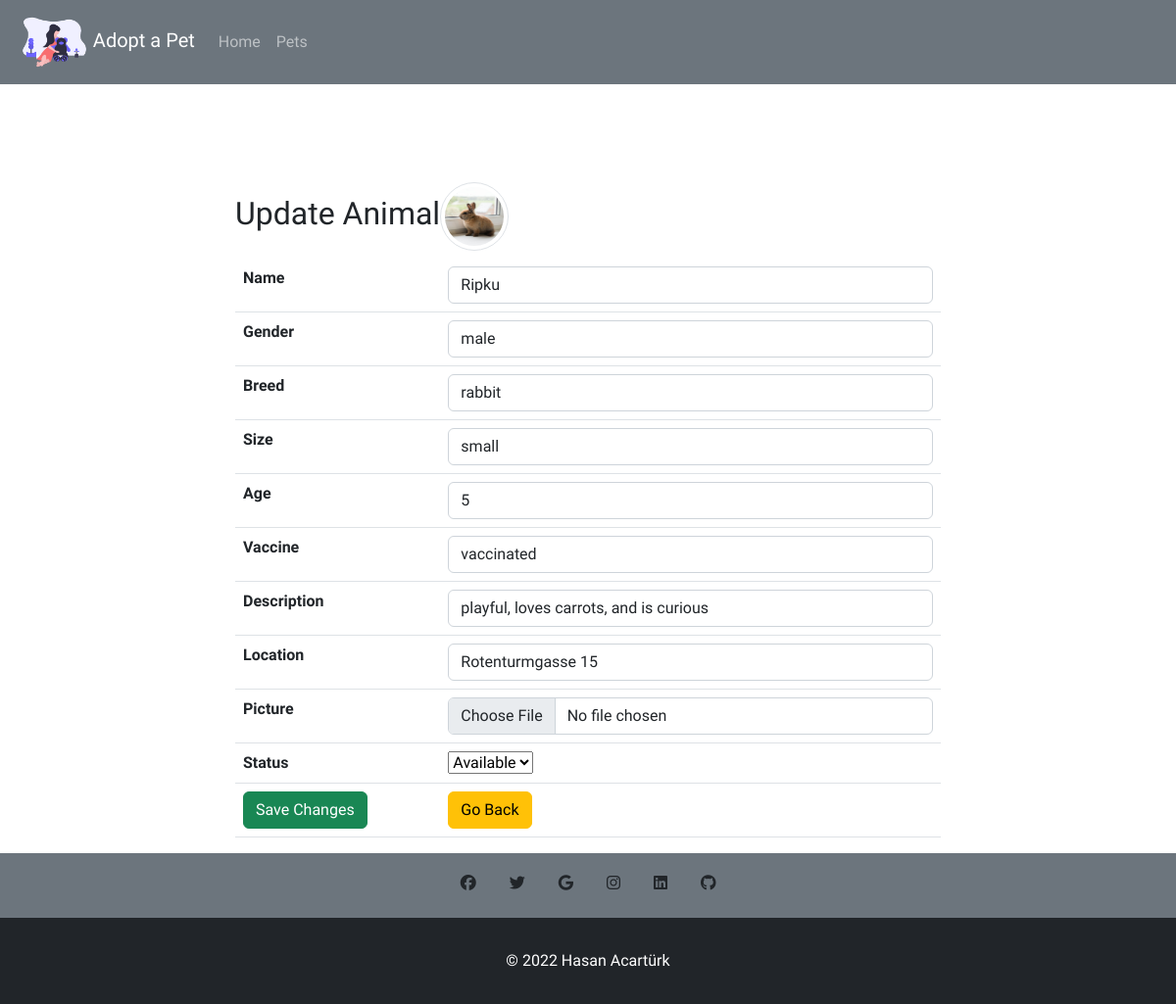
Screenshot of /animals/update.php?id=1 (signed in) with the database file from the repository.
### tables this page shows
CREATE TABLE `animals` (
  `id` int(11) NOT NULL,
  `name` varchar(90) NOT NULL,
  `gender` varchar(10) NOT NULL,
  `breed` varchar(70) NOT NULL,
  `size` varchar(15) NOT NULL,
  `age` tinyint(3) NOT NULL,
  `vaccine` enum('vaccinated','not vaccinated') DEFAULT 'vaccinated',
  `description` varchar(200) NOT NULL,
  `location` varchar(150) NOT NULL,
  `picture` varchar(255) NOT NULL,
  `status` enum('available','adopted') DEFAULT 'available'
);

### animals/update.php (the view, shortened to what this page needs)
<?php
require_once '../actions/file_upload.php';
if (isset($_GET['id'])) {
    $id = $_GET['id'];
    $sql = "SELECT * FROM animals WHERE id = {$id}";
    $result = mysqli_query($connect, $sql);
    if (mysqli_num_rows($result) == 1) {
        $data = mysqli_fetch_assoc($result);
        $name = $data["name"];
        $gender = $data["gender"];
        $breed = $data["breed"];
        $size = $data["size"];
        $age = $data["age"];
        $description = $data["description"];
        $location = $data["location"];
        $picture = $data["picture"];
    } else {
        header("location: error.php");
    }
} else {
    header("location: error.php");
}
?>
<!DOCTYPE html>
<html>
<head>
    <?php require_once "../components/bootstrap.php" ?>
    <?php require_once "../components/bootstrap_icons.php" ?>
    <?php require_once "../components/animate.php" ?>
    <link rel="stylesheet" href="../css/style.css">
</head>
<body>
    <?php require_once "../components/navbar.php" ?>
    <fieldset>
        <legend class='h2'>Update Animal<img class='img-thumbnail rounded-circle' src='../pictures/<?php echo $picture ?>' alt=""></legend>
        <form action="actions/a_update.php" method="post" enctype="multipart/form-data">
            <table class='table'>
                <tr>
                    <th>Name</th>
                    <td><input class='form-control' type="text" name="name" value="<?= $name ?>" placeholder="Name of Animal" /></td>
                </tr>
                <tr>
                    <th>Gender</th>
                    <td><input class='form-control' type="text" name="gender" value="<?= $gender ?>" placeholder="Gender" /></td>
                </tr>
                <tr>
                    <th>Breed</th>
                    <td><input class='form-control' type="text" name="breed" value="<?= $breed ?>" placeholder="Breed" /></td>
                </tr>
                <tr>
                    <th>Size</th>
                    <td> <select name="size" class="form-control" type="text" value="<?= $size ?>">
                            <option value="small">small</option>
                        </select>
                    </td>
                </tr>
                <tr>
                    <th>Age</th>
                    <td><input class='form-control' type="number" name="age" value="<?= $age ?>" /></td>
                </tr>
                <tr>
                    <th>Vaccine</th>
                    <td> <select name="vaccine" class="form-control" type="text">
                            <option value="vaccinated">vaccinated</option>
                        </select>
                    </td>
                </tr>
                <tr>
                    <th>Description</th>
                    <td><input class='form-control' type="text" name="description" value="<?= $description ?>" placeholder="Description" /></td>
                </tr>
                <tr>
                    <th>Location</th>
                    <td><input class='form-control' type="text" name="location" placeholder="Location" value="<?= $location ?>" /></td>
                </tr>
                <tr>
                    <th>Picture</th>
                    <td><input class='form-control' type="file" name="picture" /></td>
                </tr>
                <th>Status</th>
                <td> <select name="status">
                        <option value="available">Available</option>
                    </select>
                </td>
                <tr>
                    <td><button class="btn btn-success" type="submit">Save Changes</button></td>
                    <td><a href="index.php"><button class="btn btn-warning" type="button">Go Back</button></a></td>
                </tr>
            </table>
        </form>
    </fieldset>
    <?php require_once "../components/footer.php" ?>
</body>
</html>

### css/style.css (style rules this page uses)
* { font-family: "Courgette", cursive; list-style: none; text-decoration: none; }
a { text-decoration: none; list-style: none; }
.img-thumbnail { width: 70px !important; height: 70px !important; }
td { text-align: left; vertical-align: middle; }
tr { text-align: center; }
th { text-align: left; }
fieldset { margin: auto; margin-top: 100px; width: 60%; }

### rows the page displays
animals: picture (picture), name "Ripku", gender "male", breed "rabbit", size "small", age "5", description "playful, loves carrots, and is curious", location "Rotenturmgasse 15"
